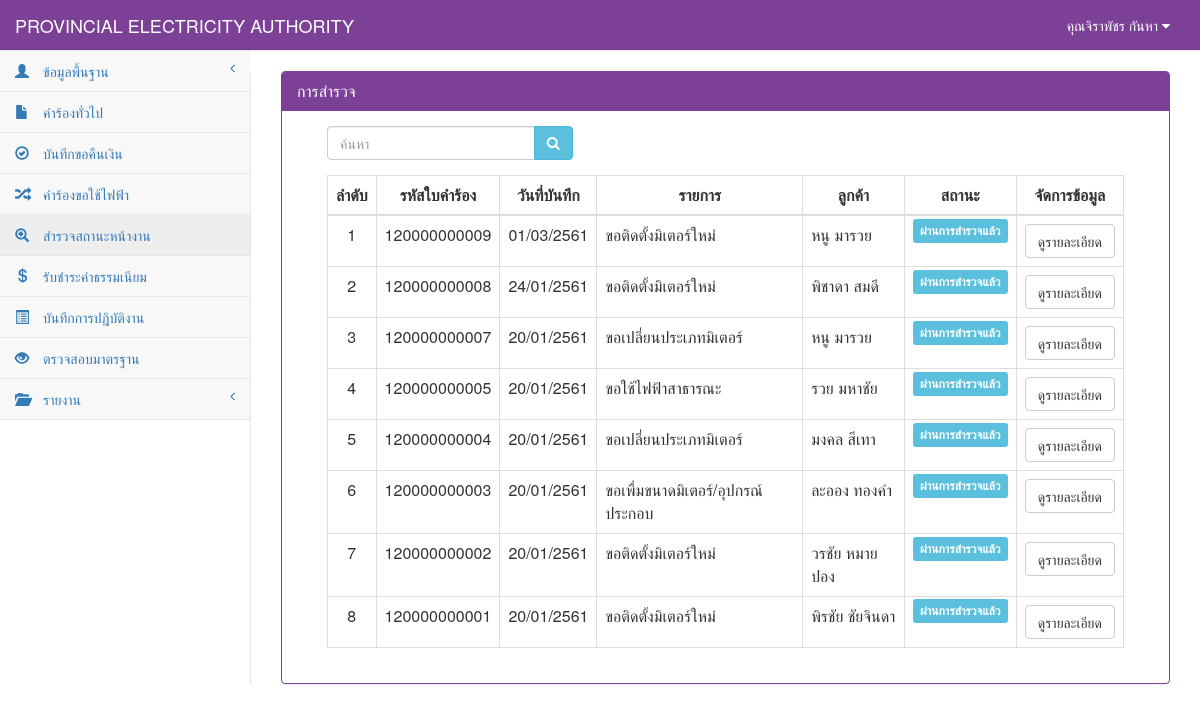
Page /StatusElectricity.php (signed in) on the committed database.
### tables this page shows
CREATE TABLE `tb_user` (
  `user_id` char(13) NOT NULL,
  `user_code` char(13) NOT NULL,
  `user_first` int(1) NOT NULL,
  `user_name` varchar(50) NOT NULL,
  `user_last` varchar(50) NOT NULL,
  `user_add` text NOT NULL,
  `user_tel` char(10) NOT NULL,
  `user_pos` int(1) NOT NULL,
  `user_pass` varchar(12) NOT NULL,
  PRIMARY KEY  (`user_id`)
);

CREATE TABLE `tb_electricity` (
  `re_id` char(12) NOT NULL,
  `re_date` date NOT NULL,
  `re_branch` varchar(50) NOT NULL,
  `user_id` char(13) NOT NULL,
  `cus_id` char(13) NOT NULL,
  `re_place_type` int(1) NOT NULL,
  `re_place_other` varchar(50) NOT NULL,
  `re_place_name` varchar(50) NOT NULL,
  `re_place_homeid` varchar(20) NOT NULL,
  `re_place_number` varchar(20) NOT NULL,
  `re_place_village` varchar(20) NOT NULL,
  `re_place_room` varchar(10) NOT NULL,
  `re_place_floor` varchar(5) NOT NULL,
  `re_place_alley` varchar(50) NOT NULL,
  `re_place_alleyway` varchar(50) NOT NULL,
  `re_place_road` varchar(50) NOT NULL,
  `re_place_villno` varchar(2) NOT NULL,
  `re_place_district` varchar(30) NOT NULL,
  `re_place_canton` varchar(30) NOT NULL,
  `re_place_province` varchar(30) NOT NULL,
  `re_place_post` varchar(10) NOT NULL,
  `re_place_tel` char(10) NOT NULL,
  `re_place_fax` char(10) NOT NULL,
  `re_place_email` varchar(30) NOT NULL,
  `re_place_service` varchar(10) NOT NULL,
  `re_contact_place` varchar(100) NOT NULL,
  `re_contact_homeid` varchar(20) NOT NULL,
  `re_contact_number` varchar(20) NOT NULL,
  `re_contact_village` varchar(20) NOT NULL,
  `re_contact_room` varchar(10) NOT NULL,
  `re_contact_floor` varchar(5) NOT NULL,
  `re_contact_alley` varchar(50) NOT NULL,
  `re_contact_alleyway` varchar(50) NOT NULL,
  `re_contact_road` varchar(50) NOT NULL,
  `re_contact_villno` varchar(2) NOT NULL,
  `re_contact_district` varchar(30) NOT NULL,
  `re_contact_canton` varchar(30) NOT NULL,
  `re_contact_province` varchar(30) NOT NULL,
  `re_contact_post` varchar(10) NOT NULL,
  `re_contact_tel` char(10) NOT NULL,
  `re_contact_fax` char(10) NOT NULL,
  `re_contact_email` varchar(30) NOT NULL,
  `re_want_type` int(2) NOT NULL,
  `re_want_other` varchar(100) NOT NULL,
  `re_detail` varchar(100) NOT NULL,
  `re_use_type` int(1) NOT NULL,
  `re_use_other` varchar(255) NOT NULL,
  `re_dateset` date NOT NULL,
  `re_keep_type` int(1) NOT NULL,
  `re_keep_name` varchar(255) NOT NULL,
  `re_keep_homeid` varchar(20) NOT NULL,
  `re_keep_number` varchar(20) NOT NULL,
  `re_keep_village` varchar(20) NOT NULL,
  `re_keep_room` varchar(20) NOT NULL,
  `re_keep_floor` varchar(5) NOT NULL,
  `re_keep_alley` varchar(50) NOT NULL,
  `re_keep_alleyway` varchar(50) NOT NULL,
  `re_keep_road` varchar(50) NOT NULL,
  `re_keep_villno` varchar(2) NOT NULL,
  `re_keep_district` varchar(30) NOT NULL,
  `re_keep_canton` varchar(30) NOT NULL,
  `re_keep_province` varchar(30) NOT NULL,
  `re_keep_post` varchar(10) NOT NULL,
  `re_keep_tel` char(10) NOT NULL,
  `re_keep_fax` char(10) NOT NULL,
  `re_keep_email` varchar(30) NOT NULL,
  `re_picture` varchar(255) NOT NULL,
  `re_status` int(1) NOT NULL,
  `re_pay` int(1) NOT NULL,
  PRIMARY KEY  (`re_id`,`re_keep_district`)
);

CREATE TABLE `tb_customer` (
  `cus_id` char(13) NOT NULL,
  `cus_first` int(2) NOT NULL,
  `cus_name` varchar(50) NOT NULL,
  `cus_type` varchar(30) NOT NULL,
  `cus_code` char(9) NOT NULL,
  `cus_tax` char(13) NOT NULL,
  `cus_homeid` varchar(20) NOT NULL,
  `cus_number` varchar(20) NOT NULL,
  `cus_village` varchar(20) NOT NULL,
  `cus_room` varchar(10) NOT NULL,
  `cus_floor` varchar(5) NOT NULL,
  `cus_alley` varchar(50) NOT NULL,
  `cus_alleyway` varchar(50) NOT NULL,
  `cus_road` varchar(50) NOT NULL,
  `cus_vilno` varchar(2) NOT NULL,
  `cus_district` varchar(30) NOT NULL,
  `cus_canton` varchar(30) NOT NULL,
  `cus_province` varchar(30) NOT NULL,
  `cus_post` varchar(10) NOT NULL,
  `cus_tel` char(10) NOT NULL,
  `cus_fax` char(10) NOT NULL,
  `cus_email` varchar(30) NOT NULL,
  PRIMARY KEY  (`cus_id`)
);

### connect_db.php (called while the page is built, shortened)
<?php
$dbname="pea";
?>

### StatusElectricity.php (the view, shortened to what this page needs)
<?php
include "connect_db.php";
function getlistname($want_type, $other) {
    if ($want_type == 0) {
        $want = "ขอติดตั้งมิเตอร์ใหม่";
    } elseif ($want_type == 1) {
        $want = "ขอตัดฝากมิเตอร์โดยไม่ใช้ไฟฟ้า";
    } elseif ($want_type == 2) {
        $want = "ขอต่อกลับการใช้ไฟฟ้า";
    } elseif ($want_type == 3) {
        $want = "ขอเพื่มขนาดมิเตอร์/อุปกรณ์ประกอบ";
    } elseif ($want_type == 4) {
        $want = "ขอเปลี่ยนประเภทมิเตอร์";
    } elseif ($want_type == 5) {
        $want = "ขอหยุดซ่อมแซมเครื่องจักรประจำปี";
    } elseif ($want_type == 6) {
        $want = "ขอใช้ไฟฟ้าชั่วคราวแบบเหมาจ่าย";
    } elseif ($want_type == 7) {
        $want = "ขอติดตั้งไฟฟ้าชั่วคราว";
    } elseif ($want_type == 8) {
        $want = "ขอตัดฝากมิเตอร์ใช้เพื่อแสงสว่างไม่ลด CT";
    } elseif ($want_type == 9) {
        $want = "ขอยกเลิกเลิกการใช้ไฟฟ้า";
    } elseif ($want_type == 10) {
        $want = "ชอลดขนาดมิเตอร์/อุปกรณ์ประกอบ";
    } elseif ($want_type == 11) {
        $want = "ขอใช้ไฟฟ้าสาธารณะ";
    } elseif ($want_type == 12) {
        $want = "ขอตัดมิเตอร์ใช้เพื่อแสงสว่างลด CT";
    } elseif ($want_type == 13) {
        $want = "ขอย้ายจุดติดตั้งมิเตอร์/อุปกรณ์ประกอบ";
    } elseif ($want_type == 14) {
        $want = "ขอเปลี่ยนมิเตอร์กรณีชำรุด";
    } elseif ($want_type == 15) {
        $want = "ขอใช้ไฟฟ้าตู้โทรศัพท์ต่อตรง";
    } elseif ($want_type == 16) {
        $want = $other;
    }
    return $want;
}
function Dateim($mydate) {
    $d = split("-", $mydate);
    $mydate = $d[2] . "/" . $d[1] . "/" . ($d[0] + 543);
    return "$mydate";
}
?>
<!DOCTYPE html>
<html>
    <head>
        <link href="vendor/bootstrap/css/bootstrap.css" rel="stylesheet">
        <link href="vendor/metisMenu/metisMenu.css" rel="stylesheet">
        <link href="dist/css/sb-admin-2.css" rel="stylesheet">
        <link href="vendor/font-awesome/css/font-awesome.css" rel="stylesheet" type="text/css">
    </head>
    <body>
        <?php include "header.php"; ?>
        <?php
        include"sidebar.php";
        ?>
        <div id="page-wrapper">
            <div class="panel panel-primary">
                <div class="panel-heading">
                    <h2 class="panel-title">การสำรวจ</h2>
                </div>
                <div class="panel-body">
                    <div class="col-sm-12">
                        <div class="col-sm-4">
                            <form name="frmSearch" method="POST">
                                <div class="form-group input-group">
                                    <input type="search" name="search" class="form-control" placeholder="ค้นหา">
                                    <span class="input-group-btn">
                                        <button class="btn btn-info" type="submit" style="height:34px;"><i class="fa fa-search"></i></button>
                                    </span>
                                </div>
                            </form>
                        </div>
                        <div class="col-sm-12">
                            <div class="table-responsive">
                                <table width="100%" class="table table-bordered table-hover">
                                    <thead>
                                        <tr>
                                            <th class=" text-center" >ลำดับ</th>
                                            <th class=" text-center" >รหัสใบคำร้อง</th>
                                            <th class=" text-center" >วันที่บันทึก</th>
                                            <th class=" text-center" >รายการ</th>
                                            <th class=" text-center" >ลูกค้า</th>
                                            <th class=" text-center" >สถานะ</th>
                                            <th class=" text-center">จัดการข้อมูล</th>
                                        </tr>
                                    </thead>
                                    <tbody>
                                        <?php
                                        $stop = array("1","5","6","7","8","9","14");
                                        $page = 0;
                                        $sql = "select * from tb_electricity where re_id like '%" . $_POST[search] . "%'  order by re_id desc";
                                        $result = mysql_db_query($dbname, $sql);
                                        if (mysql_num_rows($result) > 0) {
                                            while ($array = mysql_fetch_array($result)) {
                                                $sqlcus = "select * from tb_customer where cus_id='" . $array[cus_id] . "'";
                                                $resultcus = mysql_db_query($dbname, $sqlcus);
                                                $arraycus = mysql_fetch_array($resultcus);
                                                if ($array[re_status] == "9") {
                                                    $status = "ไม่ผ่านการสำรวจ";
                                                    $label = "danger";
                                                } elseif ($array[re_status] == "0") {
                                                    $status = "ไม่ผ่านการสำรวจ";
                                                    $label = "danger";
                                                } else {
                                                    $status = "ผ่านการสำรวจแล้ว";
                                                    $label = "info";
                                                }
                                                $wanttype = getlistname($array[re_want_type], $array[re_place_other]);
                                                if(!in_array($array['re_want_type'],$stop)){
                                                    $page++;
                                                ?>
                                                <tr>
                                                    <td class="text-center"><?= $page ?></td>
                                                    <td class=" text-center"><?= $array[re_id] ?></td>
                                                    <td class=" text-center"><?= Dateim($array[re_date]); ?></td>
                                                    <td><?= $wanttype ?></td>
                                                    <td><?= $arraycus[cus_name] ?></td>
                                                    <td class="text-center"><span class="label label-<?= $label ?>"><?= $status ?></span></td>
                                                    <td>
                                                        <div class="btn-group" align="center">
                                                            <?php if($array['re_status'] == "0" or $array['re_status'] == "9"){?>
                                                            <center>
                                                                <a class="btn btn-default" href="StatusElectricity_detail.php?id=<?= $array[re_id] ?>"><i class="fa fa-check"> ผ่าน</i></a>
                                                                <a class="btn btn-danger" href="StatusElectricity_nopass.php?id=<?= $array[re_id] ?>"><i class="fa fa-times"> ไม่ผ่าน</i></a>
                                                            </center>
                                                            <?php }else{?>
                                                             <center>
                                                                <a class="btn btn-default" href="StatusElectricity_view.php?id=<?= $array[re_id] ?>">ดูรายละเอียด</a>
                                                            </center>
                                                            <?php }?>
                                                        </div>
                                                    </td>
                                                </tr>
                                                <?php
                                            }
                                            }
                                        } else {
                                            ?>
                                            <tr><td colspan="8" align="center">ไม่พบข้อมูล</td></tr>
                                            <?php
                                        }
                                        ?>
                                    </tbody>
                                </table>
                            </div>
                        </div>
                    </div>
                </div>
            </div>
        </div>
    </body>
</html>

### header.php (shortened to what this page needs)
<?php
$sqluser="select *from tb_user where user_id='".$_SESSION[loginid]."'";
$reuser=mysql_db_query($dbname,$sqluser);
$user=mysql_fetch_array($reuser);
?>
<nav style="background-color:#7c4197;" class="navbar navbar-default navbar-static-top" role="navigation" style="margin-bottom: 0" >
            <div class="navbar-header" >
                <a class="navbar-brand" style="color: White" href="index.php">PROVINCIAL ELECTRICITY AUTHORITY</a>
            </div>
            <ul class="nav navbar-top-links navbar-right" >
                 <li class="dropdown">
                     <a style="color: White" class="dropdown-toggle" data-toggle="dropdown" href="#">
                        คุณ<?=$user[user_name]?> <?=$user[user_last]?>
                        <i class="fa fa-caret-down"></i>
                    </a>
                </li>
            </ul>

### rows in the picture
tb_user: user_name "จิราพัชร", user_last "กันหา"
tb_electricity: array "120000000009", array "01/03/2561", wanttype "ขอติดตั้งมิเตอร์ใหม่", cus.cus_name "หนู มารวย", status "ผ่านการสำรวจแล้ว"
tb_electricity: array "120000000008", array "24/01/2561", wanttype "ขอติดตั้งมิเตอร์ใหม่", cus.cus_name "พิชาดา สมดี", status "ผ่านการสำรวจแล้ว"
tb_electricity: array "120000000007", array "20/01/2561", wanttype "ขอเปลี่ยนประเภทมิเตอร์", cus.cus_name "หนู มารวย", status "ผ่านการสำรวจแล้ว"
tb_electricity: array "120000000005", array "20/01/2561", wanttype "ขอใช้ไฟฟ้าสาธารณะ", cus.cus_name "รวย มหาชัย", status "ผ่านการสำรวจแล้ว"
tb_electricity: array "120000000004", array "20/01/2561", wanttype "ขอเปลี่ยนประเภทมิเตอร์", cus.cus_name "มงคล สีเทา", status "ผ่านการสำรวจแล้ว"
tb_electricity: array "120000000003", array "20/01/2561", wanttype "ขอเพื่มขนาดมิเตอร์/อุปกรณ์ประกอบ", cus.cus_name "ละออง ทองคำ", status "ผ่านการสำรวจแล้ว"
tb_electricity: array "120000000002", array "20/01/2561", wanttype "ขอติดตั้งมิเตอร์ใหม่", cus.cus_name "วรชัย หมายปอง", status "ผ่านการสำรวจแล้ว"
tb_electricity: array "120000000001", array "20/01/2561", wanttype "ขอติดตั้งมิเตอร์ใหม่", cus.cus_name "พิรชัย ชัยจินดา", status "ผ่านการสำรวจแล้ว"
